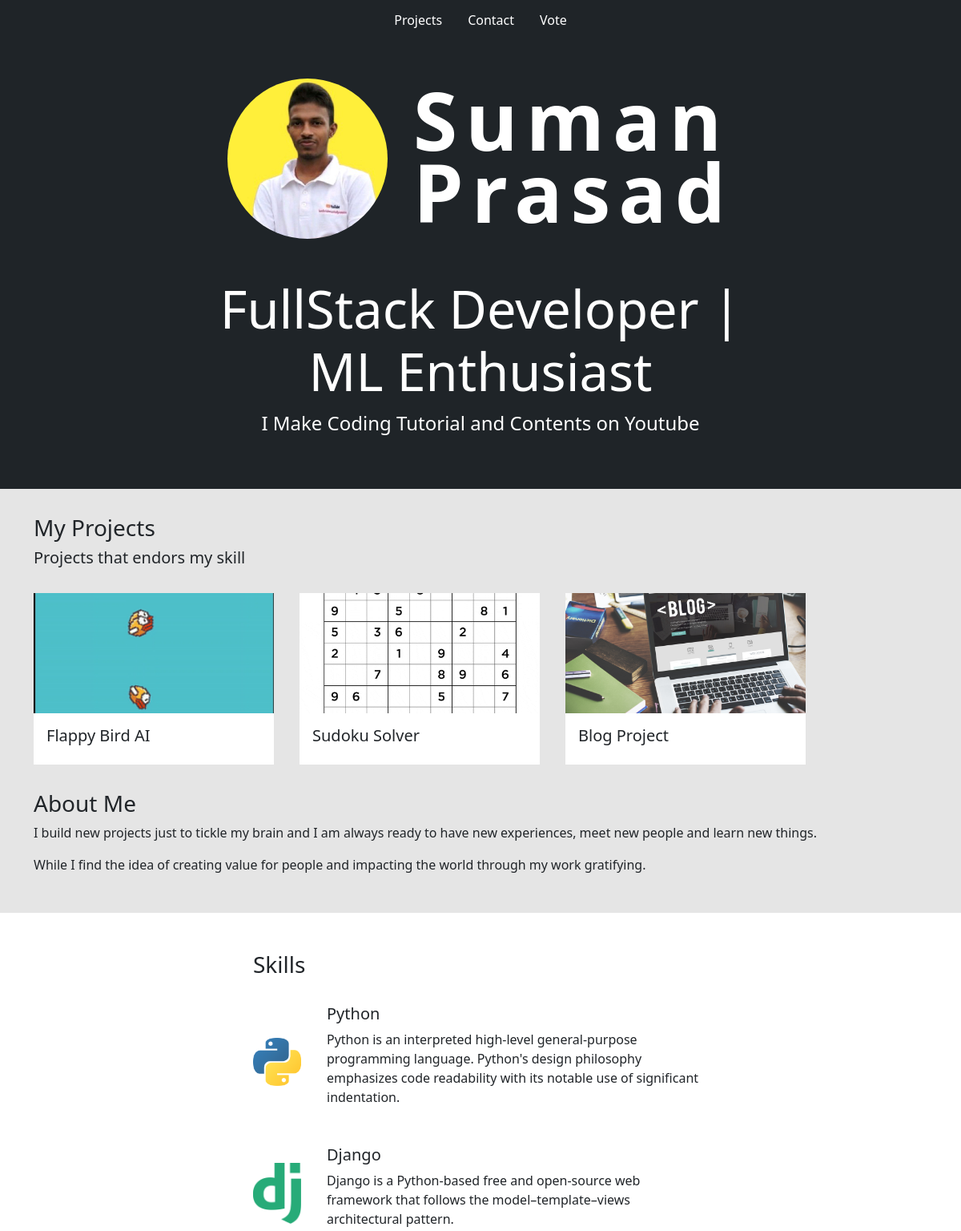
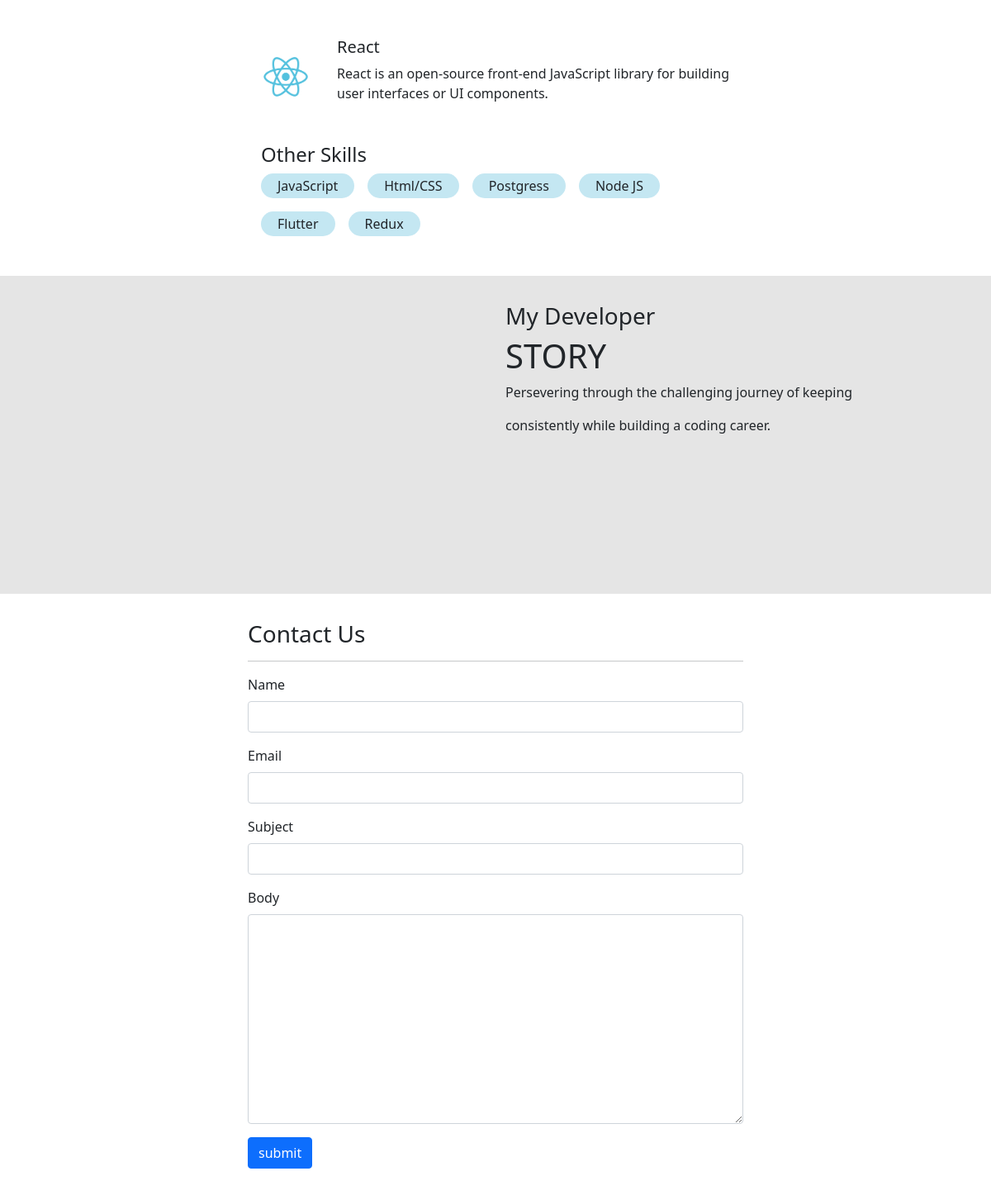
The page / on the database its author committed (2 pictures, top to bottom).
### base/models.py (models this page shows, shortened)
class Project(models.Model):
    title = models.CharField(max_length=200)
    thumbnail = models.ImageField(null=True)
    body = RichTextUploadingField()
    slug = models.SlugField(null=True, blank=True)
    created = models.DateTimeField(auto_now_add=True)
    id = models.UUIDField(default=uuid.uuid4,  unique=True,
                          primary_key=True, editable=False)

class Skill(models.Model):
    title = models.CharField(max_length=200)
    body = models.TextField(null=True, blank=True)
    logo = models.ImageField(null=True, default="skill.png")
    created = models.DateTimeField(auto_now_add=True)
    id = models.UUIDField(default=uuid.uuid4,  unique=True,
                          primary_key=True, editable=False)

class Message(models.Model):
    name = models.CharField(max_length=200, null=True)
    email = models.CharField(max_length=200, null=True)
    subject = models.CharField(max_length=200, null=True)
    body = models.TextField()
    is_read = models.BooleanField(default=False)
    created = models.DateTimeField(auto_now_add=True)
    id = models.UUIDField(default=uuid.uuid4,  unique=True,
                          primary_key=True, editable=False)

### base/views.py (the view)
# urls.py: path('', views.homePage, name="home"),
def homePage(request):
    projects = Project.objects.all()
    detailedSkills = Skill.objects.exclude(body='')
    skills = Skill.objects.filter(body='')
    form = MessageForm()
    if request.method == 'POST':
        form = MessageForm(request.POST)
        if form.is_valid():
            form.save()
            messages.success(request, 'You message was successfully sent!.')
    context = {'projects': projects, 'skills': skills,
               'detailedSkills': detailedSkills, 'form': form,}
    return render(request, 'base/home.html', context)

### base/forms.py
class MessageForm(ModelForm):
    class Meta:
        model = Message
        fields = '__all__'
        exclude = ['is_read']
    def __init__(self, *args, **kwargs):
        super(MessageForm, self).__init__(*args, **kwargs)
        self.fields['name'].widget.attrs.update(
            {'class': 'form-control'})
        self.fields['email'].widget.attrs.update(
            {'class': 'form-control', })
        self.fields['subject'].widget.attrs.update(
            {'class': 'form-control', })
        self.fields['body'].widget.attrs.update(
            {'class': 'form-control', })

### base/templates/base/home.html (shortened to what this page needs)
{% extends 'base/main.html' %}
{% load static %}
{% block content %}
<section class="hero">
    <div class="hero--content">
        <div class="hero--content--intro">
            <img id="profile_pic" src="{% static 'images/mypic.jpg' %}">
            <h1 class="intro--name">Suman <br> Prasad</h1>
        </div>
        <div class="hero--content--subheadline">
            <h3 class="description">FullStack Developer | ML Enthusiast</h3>
            <p class="slogan">I Make Coding Tutorial and Contents on Youtube</p>
        </div>
    </div>
</section>
<section class="container section--2">
    <h3>My Projects</h3>
    <h5>Projects that endors my skill</h5>
    <div class="projects--wrapper">
        {% for project in projects %}
        <div class="project--column">
            <a href="{% url 'project' project.id %}">
                <img class="project--thumbnail" src="{{project.thumbnail.url}}">
            </a>
            <div class="project--body">
                <h5>{{project.title}}</h5>
            </div>
        </div>
        {% empty %}
        <h3>There are no projects in the database...</h3 {% endfor %} </div>
        <div class="about--wrapper">
            <h3>About Me</h3>
            <p>I build new projects just to tickle my brain and I am always ready to have new experiences, meet new people and learn new things.</p>
            <p>While I find the idea of creating value for people and impacting the world through my work gratifying.</p>
        </div>
</section>
<section class="section--1">
    <div class="skills--container">
        <h3>Skills</h3>
        {% for skill in detailedSkills %}
        <div class="skill--wrapper">
            {% if skill.logo %}
            <img class="skill--logo" src="{{skill.logo.url}}">
            {% endif %}
            <div>
                <h5>{{skill.title}}</h5>
                <p>{{skill.body}}</p>
            </div>
        </div>
        {% endfor %}
        <h4>Other Skills</h4>
        <div class="other--skills--wrapper">
            {% for skill in skills %}
            <div class="skill--tag">
                <span>{{skill.title}}</span>
            </div>
            {% endfor %}
        </div>
    </div>
</section>
<section class="container section--2">
<div class="container">
    <div class="row">
        <div class="col-md-6">
            <iframe width="560" height="315" src="https://www.youtube.com/embed/MLWznmAsfJk" title="YouTube video player" frameborder="0" allow="accelerometer; autoplay; clipboard-write; encrypted-media; gyroscope; picture-in-picture" allowfullscreen></iframe>
        </div>
        <div class="col-md-6">
            <h3>My Developer</h3>
            <h1>STORY</h1>
            <p>Persevering through the challenging journey of keeping</p>
            <p>consistently while building a coding career.</p>
        </div>
    </div>
</div>
</section>
<section class="section--1">
    <div class="container">
        <form class="contact--form" method="POST">
        <h3>Contact Us</h3><hr>
            {% for field in form %}
            <div class="mb-3">
                <label for="exampleInputPassword1" class="form-label">{{field.label}}</label>
                {{field}}
            </div>
            {% endfor %}
            <input class="btn btn-primary" type="submit" value="submit">
        </form>
    </div>
</section>
{% endblock content %}

### base/templates/base/main.html (shortened to what this page needs)
<!DOCTYPE html>
{% load static %}
<html>
<head>
    <link href="https://cdn.jsdelivr.net/npm/bootstrap@5.0.1/dist/css/bootstrap.min.css" rel="stylesheet"
>
    <link rel='stylesheet' type='text/css' media='screen' href="{% static 'styles/main.css' %}">
</head>
<body>
    {% include 'base/navbar.html' %}
    {% block content %}
    {% endblock content %}
</body>
</html>

### base/templates/base/navbar.html (shortened to what this page needs)
<section class="navigation-bar">
    <a class="nav-link" href="{% url 'home' %}">
        Projects
    </a>
    <a class="nav-link" href="#">
        Contact
    </a>
    <a class="nav-link" href="{% url 'chart' %}">
        Vote
    </a>
</section>

### static/styles/main.css (style rules this page uses)
body { background-color: #E5E5E5; }
.section--1 { background-color: #fff; padding-top: 2em; padding-bottom: 2em; }
.section--2 { background-color: #E5E5E5; padding-top: 2em; padding-bottom: 2em; }
.navigation-bar { background-color: #1F2428; height: 50px; display: flex; justify-content: center; align-items: center; }
.nav-link { color: #fff; }
.hero { background-color: #1F2428; min-height: 70vh; color: #fff; }
#profile_pic { height: 200px; width: 200px; object-fit: cover; border-radius: 50%; }
.hero--content { width: 800px; margin: 0 auto; padding: 3em; }
.hero--content--intro { display: flex; color: #fff; justify-content: center; align-items: center; gap: 2em; margin-bottom: 3em; }
.intro--name { font-size: 100px; letter-spacing: .1em; font-weight: 700; line-height: .9em; }
.description { font-size: 65px; text-align: center; }
.slogan { font-size: 24px; text-align: center; }
.projects--wrapper { display: flex; justify-content: flex-start; gap: 2em; margin-top: 2em; margin-bottom: 2em; overflow-x: auto; }
.project--column { min-width: 300px; }
.project--thumbnail { width: 100%; height: 150px; object-fit: cover; }
.project--body { background-color: #fff; padding: 1em; }
.skills--container { width: 600px; margin: 0 auto; padding: 1em; }
.skill--wrapper { margin-top: 2em; margin-bottom: 2em; display: flex; gap: 2em; align-items: center; }
.skill--logo { width: 60px; object-fit: contain; }
.other--skills--wrapper { display: flex; flex-wrap: wrap; gap: 1em; }
.skill--tag { background-color: #C4E7F2; width: fit-content; padding: 3px 20px; border-radius: 20px; }
.contact--form { display: block; max-width: 600px; margin: 0 auto; }

### rows shown on the page
Project: thumbnail (picture), title "Flappy Bird AI"
Project: thumbnail (picture), title "Sudoku Solver"
Project: thumbnail (picture), title "Blog Project"
Skill: logo (picture), title "Python", body "Python is an interpreted high-level general-purpose programming language. Python's design philosophy emphasizes code readability with its notable use of significant indentation."
Skill: logo (picture), title "Django", body "Django is a Python-based free and open-source web framework that follows the model–template–views architectural pattern."
Skill: logo (picture), title "React", body "React is an open-source front-end JavaScript library for building user interfaces or UI components."
Skill: title "JavaScript"
Skill: title "Html/CSS"
Skill: title "Postgress"
Skill: title "Node JS"
Skill: title "Flutter"
Skill: title "Redux"

### other values the page prints
{{ field.label }} "Name" "Email" "Subject" "Body"
